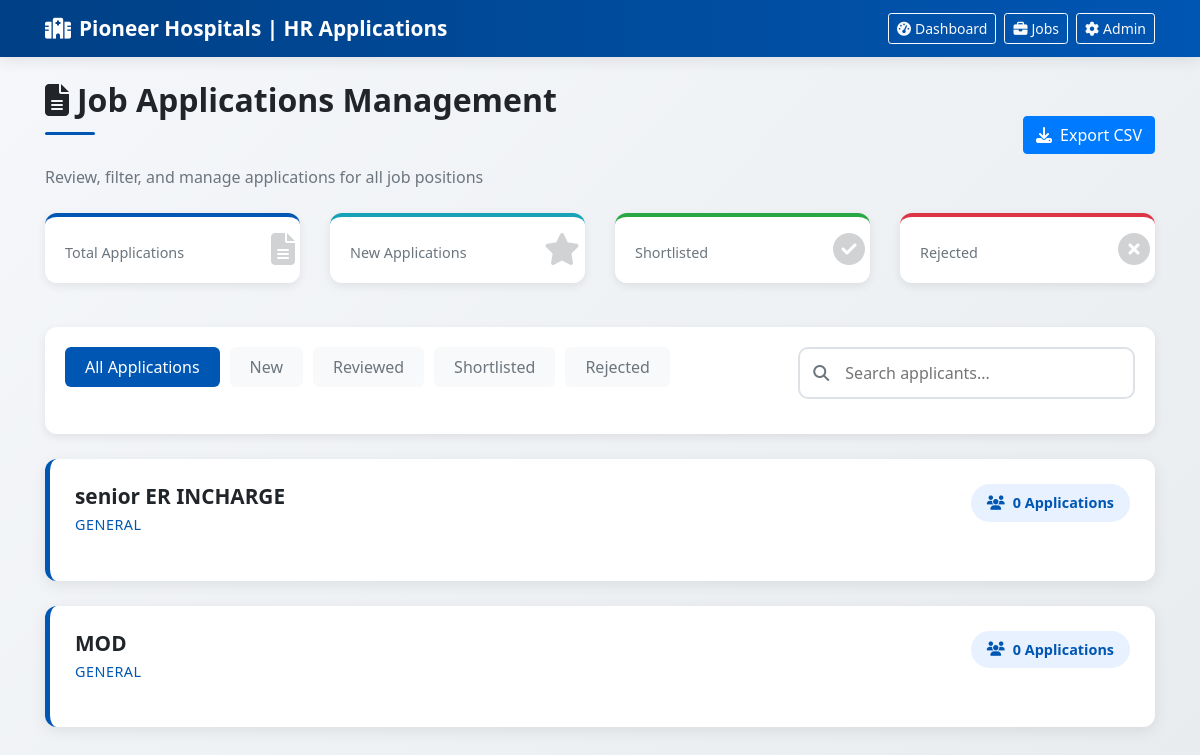
Page /hr/applications/ on the earlier database version.
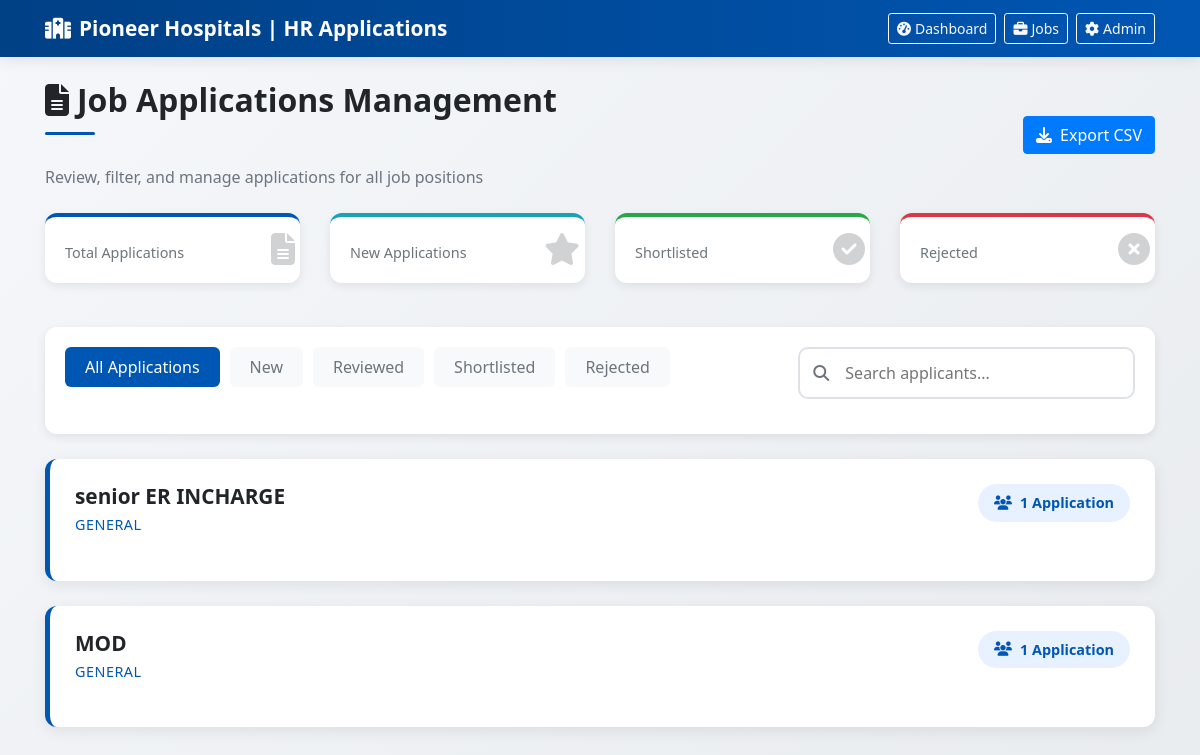
Same page on the later database version.
### base/models.py (models this page shows, shortened)
class jobnotification(models.Model):
    status_choices = (
        ('open', 'Open'),
        ('closed', 'Closed'),
    )
    experiance_choices = (
        ('Fresher', 'Fresher'),
        ('1-3 years', '1-3 years'),
        ('3-5 years', '3-5 years'),
        ('5+ years', '5+ years'),
    )
    job_type=(
        ('full-time','Full-Time'),
        ('part-time','Part-Time'),
    )
    title = models.CharField(max_length=200)
    description = models.TextField()
    job_type = models.CharField(max_length=20, choices=job_type, default='full-time')
    location = models.CharField(max_length=100)
    vaccancy_count = models.IntegerField()
    status = models.CharField(max_length=10, choices=status_choices, default='open')
    created_at = models.DateTimeField(auto_now_add=True)
    deadline = models.DateField()
    salary = models.CharField(max_length=100)
    is_published = models.BooleanField(default=False)
    experiance=models.CharField(max_length=20, choices=experiance_choices, default='Fresher')

### base/views.py (the view)
# urls.py: path('hr/applications/', views.hr_all_applications, name='hr_all_applications'),
def hr_all_applications(request):
    jobs = jobnotification.objects.prefetch_related('applications')
    return render(request, 'job_applications.html', {
        'jobs': jobs
    })

### base/templates/job_applications.html (shortened to what the changed rows need)
<!DOCTYPE html>
<html lang="en">
<head>
    <link rel="stylesheet" href="https://cdn.jsdelivr.net/npm/bootstrap@4.6.2/dist/css/bootstrap.min.css">
    <link rel="stylesheet" href="https://cdnjs.cloudflare.com/ajax/libs/font-awesome/6.4.0/css/all.min.css">
    <link rel="stylesheet" href="https://cdn.datatables.net/1.13.6/css/dataTables.bootstrap4.min.css">
</head>
<body>
    <div class="container mt-4">
        <div class="d-flex justify-content-between align-items-center mb-4">
            <div>
                <h2 class="page-title">
                    <i class="fas fa-file-alt mr-2"></i>Job Applications Management
                </h2>
            </div>
        </div>
        <div id="applicationsList">
            {% if jobs %}
                {% for job in jobs %}
                    <div class="job-card" data-job-id="{{ job.id }}">
                        <div class="job-header" onclick="toggleApplications('{{ job.id }}')">
                            <div>
                                <h3 class="job-title">{{ job.title }}</h3>
                                <div class="job-department">{{ job.department|default:"General" }}</div>
                            </div>
                            <div class="application-count">
                                <i class="fas fa-users"></i>
                                {{ job.applications.count }} Application{% if job.applications.count != 1 %}s{% endif %}
                            </div>
                        </div>
                    </div>
                {% endfor %}
            {% endif %}
        </div>
    </div>
</body>
</html>

Differences in the rows shown:
changed jobnotification "senior ER INCHARGE": applications.count "0" → "1"; no longer shows "s"
shown differently, row unchanged: jobnotification "MOD": applications.count "0" → "1"; no longer shows "s"
